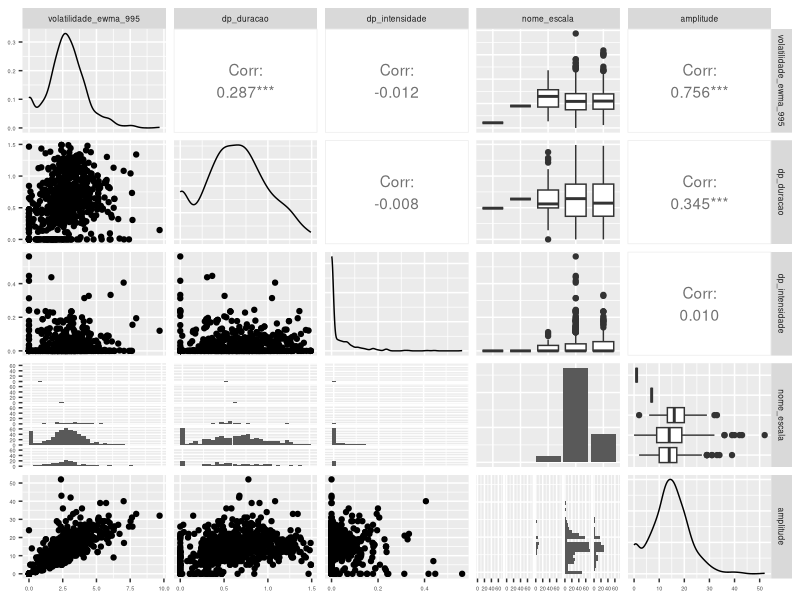
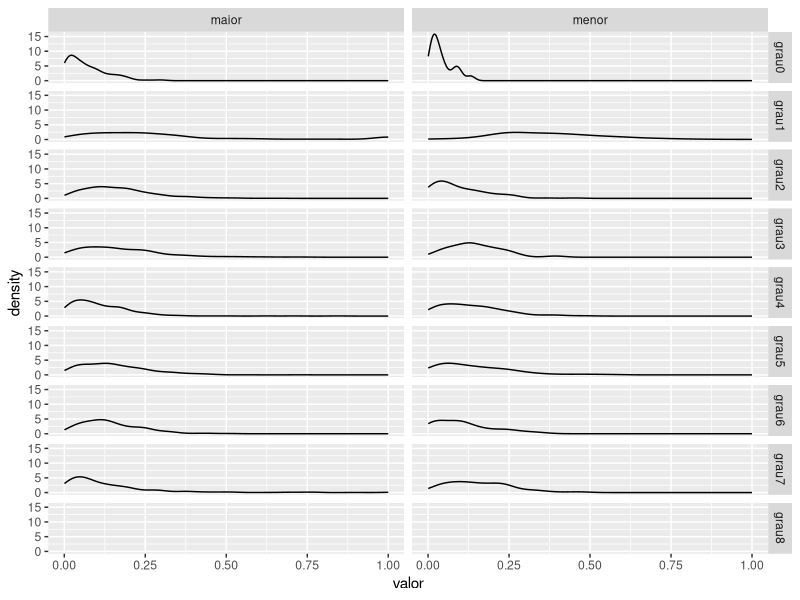

R code for these plots, in order:
## ---- chunk 1
library(tidyverse)

library(GGally)



## ---- chunk 2

sentimentos <- read_csv("sentimentos.csv")


features <- read_csv("features_sem_coral.csv") %>% 
  filter(arquivo !="nao") %>% 
  filter(dp_duracao <1.5 ) %>% 
  filter(dp_intensidade <1 ) %>% 
  filter(volatilidade_ewma_995 < 10)


selecionados <- features %>% 
  select(volatilidade_ewma_995, 
         dp_duracao, 
         dp_intensidade,
         nome_escala,
         amplitude
         )

graus <- features %>% 
  select(
        freq_tempo_grau_0, 
        freq_tempo_grau_1, 
        freq_tempo_grau_2, 
        freq_tempo_grau_3, 
        freq_tempo_grau_4, 
        freq_tempo_grau_5, 
        freq_tempo_grau_6, 
        freq_tempo_grau_7, 
        freq_tempo_grau_8, 
        nome_escala
         ) %>% 
  rename(
        grau1 = freq_tempo_grau_1, 
        grau2 = freq_tempo_grau_2, 
        grau3 = freq_tempo_grau_3, 
        grau4 = freq_tempo_grau_4, 
        grau5 = freq_tempo_grau_5, 
        grau6 = freq_tempo_grau_6, 
        grau7 = freq_tempo_grau_7, 
        grau8 = freq_tempo_grau_8, 
        grau0 = freq_tempo_grau_0
    
  ) %>% 
  gather(grau, valor, -nome_escala)





## ---- chunk 3

ggpairs(selecionados) +
  theme(
    
    strip.text = element_text(size = 6),
    axis.text = element_text(size = 4)
    
  )
  

## ---- chunk 4


ggplot(graus %>% filter(nome_escala %in% c("maior", "menor") )) +
  geom_density(aes(x = valor) ) +
  facet_grid(grau ~ nome_escala )



